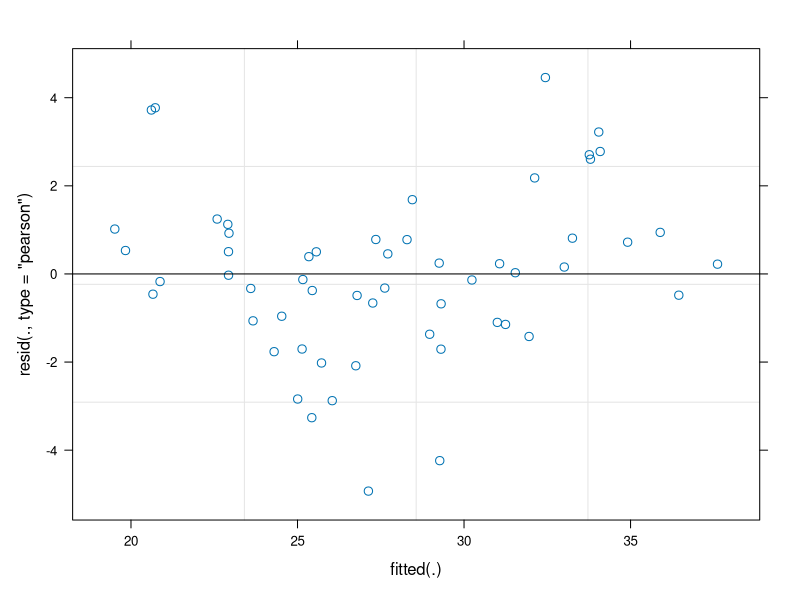
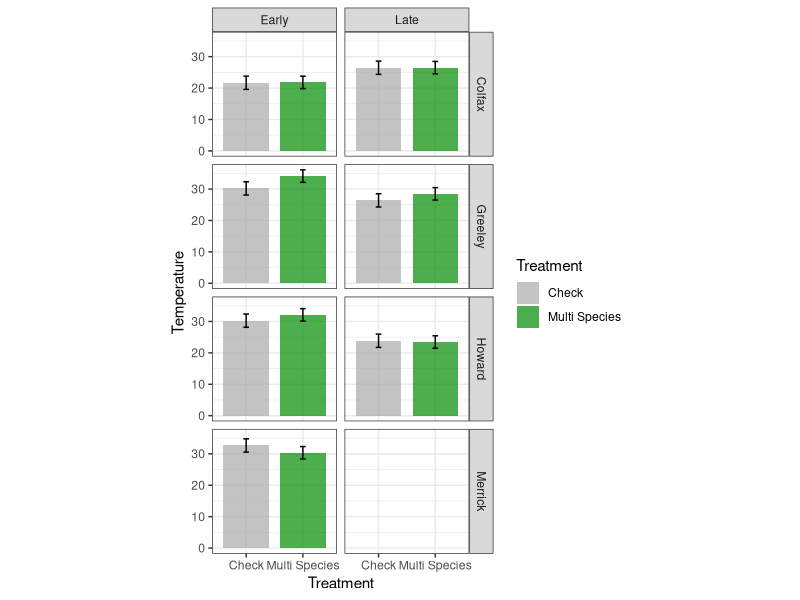
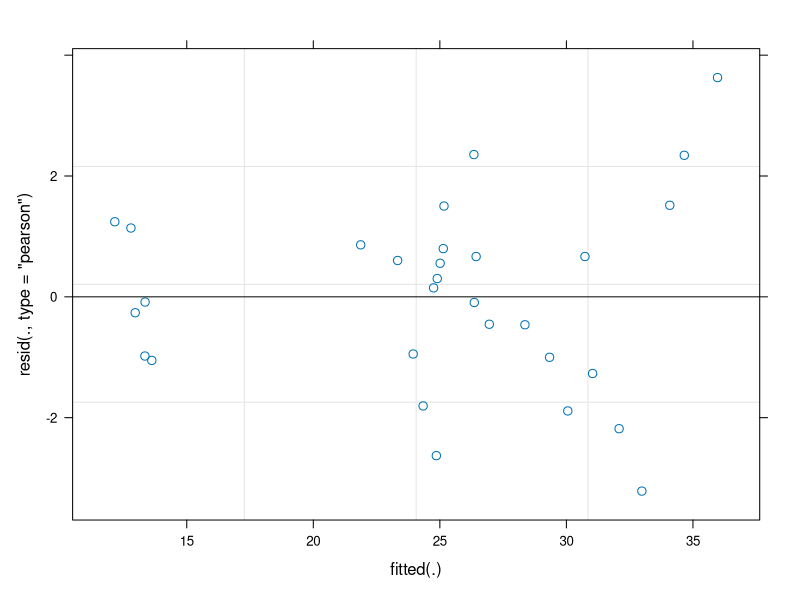
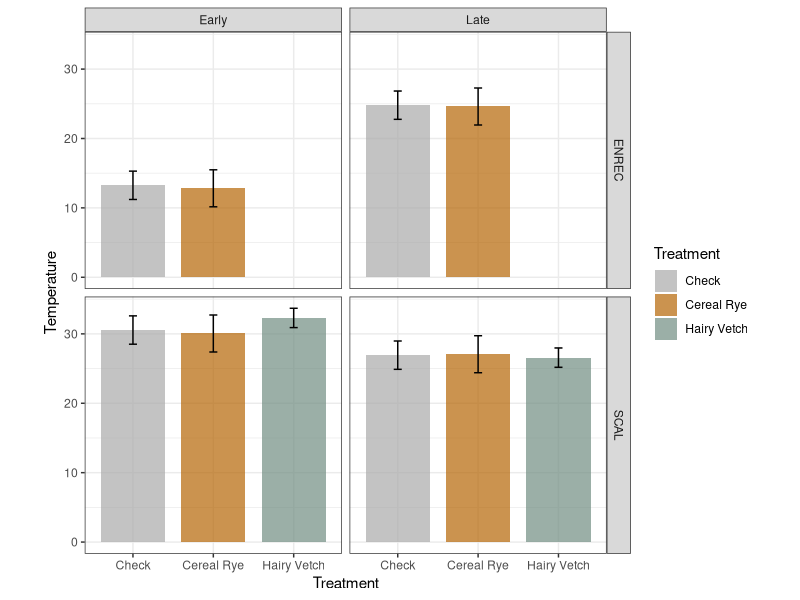
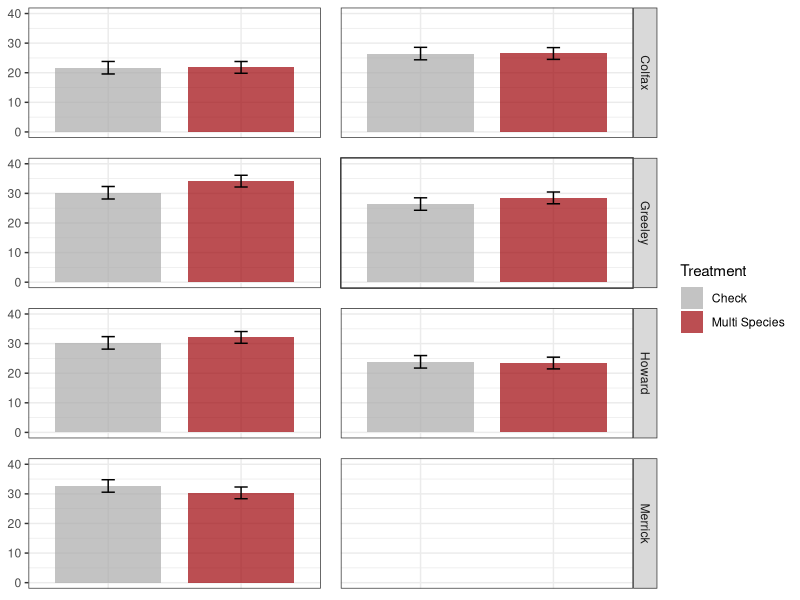
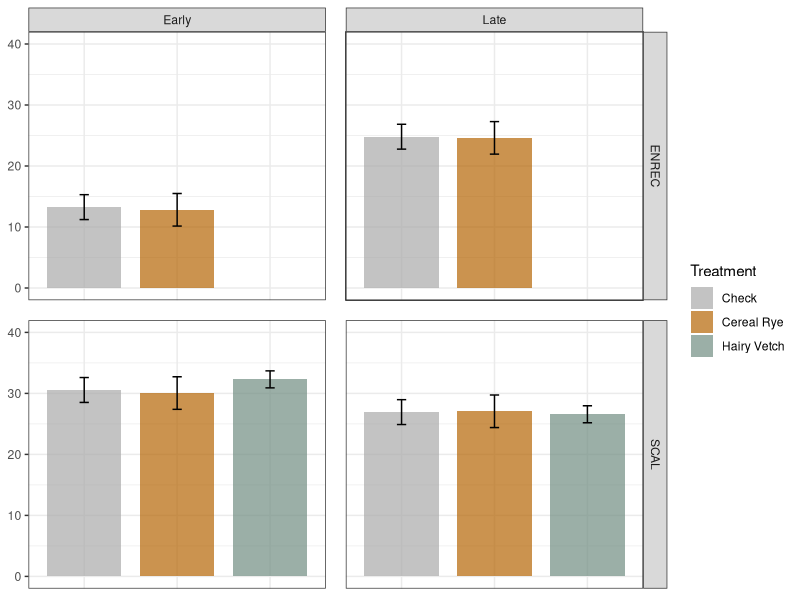
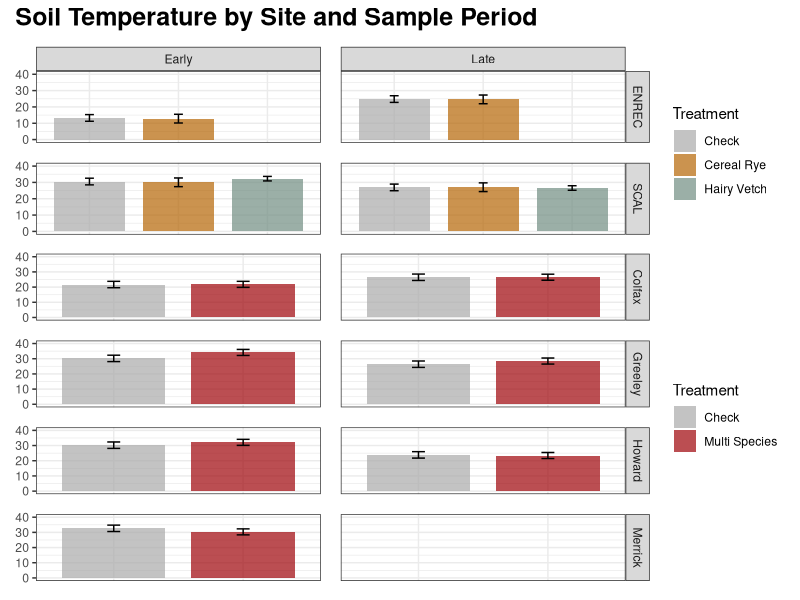

Recreate these plots in R, in order. (Note: this script raises an error after producing the figures.)
# Soil Temperature (degrees celsius)

# LOAD LIBRARIES ---------------------------------------------------------------

library(readr)     # read in and output .csv files
library(tidyverse) # data cleaning, manipulation, joining, plotting, etc. (basically a powerhouse package!)
library(here)      # makes file paths for input and output cleaner
library(lme4)      # fits our models (LMM/GLMM)
library(lmerTest)  # helps provide ANOVA table from our LMM
library(emmeans)   # helps output our treatment means from our LMM
library(patchwork)
library(gridExtra)

# IMPORT COMBINED DATA ---------------------------------------------------------
combined.data2 <- read.csv(file = here("data","FINAL_DATA", "multi_combined.csv")) %>% 
  filter(Treatment != "VetchDNI") #do not use vetch data from ENREC
summary(combined.data2)

#apply factor levels to treatments for graphs
combined.data2$Treatment <- factor(combined.data2$Treatment, levels = c("Check","Cereal Rye","Hairy Vetch","Multi Species"))

# ON FARM ----------------------------------------------------------------------

# FIT LMM FOR ON FARM 
temp.onfarm.lmer <- lmer(avgTemperature ~ Treatment*Site*Season + (1 + Treatment | Rep:Site),
                             data = combined.data2 %>% filter(FieldType == "On Farm"))



# LOOK AT LMM OUTPUT
summary(temp.onfarm.lmer)
car::Anova(temp.onfarm.lmer, type = "2")
plot(temp.onfarm.lmer)  

# GET TREATMENT MEANS OUT OF THE MODEL AND PLOT
temp.onfarm.emmeans <- emmeans(temp.onfarm.lmer, ~ Treatment | Site:Season, type = "response")
temp.onfarm.emmeans %>% as_tibble()

# PLOT ESTIMATED TREATMENT MEANS
temp_onfarm_emmeansplot <- temp.onfarm.emmeans %>% 
  as_tibble() %>%
  ggplot(aes(x = Treatment, y = emmean, fill = Treatment)) +
  geom_bar(stat = "identity", width = 0.8, alpha = 0.7) +
  geom_errorbar(aes(ymin = emmean-SE, ymax = emmean+SE), width = 0.1) +
  facet_grid(Site~Season) +
  theme_bw() +
  theme(aspect.ratio = 1) +
  scale_y_continuous("Temperature") +
  scale_fill_manual(values = c("darkgray", "green4"))
temp_onfarm_emmeansplot

# COMPARE TREATMENTS WITHIN EACH SITE
temp.onfarm.trtdiff <- pairs(temp.onfarm.emmeans, reverse = T)
temp.onfarm.trtdiff %>% as_tibble()



# RESEARCH STATION -------------------------------------------------------------

# FIT GLMM 
temp.research.glmer <- lmer(avgTemperature ~ Treatment*Site*Season + (1 + Treatment | Rep:Site),
                            data = combined.data2 %>% filter(FieldType == "Research Station"))


# LOOK AT GLMM OUTPUT
summary(temp.research.glmer)
car::Anova(temp.research.glmer, type = "2")
plot(temp.research.glmer) 

# GET TREATMENT MEANS OUT OF THE MODEL AND PLOT
temp.research.emmeans <- emmeans(temp.research.glmer, ~ Treatment | Site:Season, type = "response")
temp.research.emmeans %>% as_tibble()

# PLOT ESTIMATED TREATMENT MEANS
temp_research_emmeansplot <- temp.research.emmeans %>% 
  as_tibble() %>%
  ggplot(aes(x = Treatment, y = emmean, fill = Treatment)) +
  geom_bar(stat = "identity", width = 0.8, alpha = 0.7) +
  geom_errorbar(aes(ymin = emmean-SE, ymax = emmean+SE), width = 0.1) +
  facet_grid(Site~Season) +
  theme_bw() +
  theme(aspect.ratio = 1) +
  scale_y_continuous("Temperature") +
  scale_fill_manual(values = c("darkgray", "#B46504", "#708D81"))
temp_research_emmeansplot

# COMPARE TREATMENTS WITHIN EACH SITE
temp.research.trtdiff <- pairs(temp.research.emmeans, reverse = T)
temp.research.trtdiff %>% as_tibble()





# GGPLOTTING FIGURES (used tables for this data though) --------------------------------------------------------------

#On farm
temp_onfarm_emmeansplot <- temp.onfarm.emmeans %>% 
  as_tibble() %>%
  ggplot(aes(x = Treatment, y = emmean, fill = Treatment)) +
  geom_bar(stat = "identity", width = 0.8, alpha = 0.7) +
  geom_errorbar(aes(ymin = emmean-SE, ymax = emmean+SE), width = 0.1) +
  facet_grid(Site~Season) +
  theme_bw() +
  #theme(aspect.ratio = 1) +
  theme(axis.title.y = element_blank())+
  theme(axis.title.x = element_blank())+
  theme(axis.text.x = element_blank())+
  theme(axis.ticks.x = element_blank())+
  theme(strip.text.x = element_blank())+
  theme(panel.spacing = unit(1, "lines"))+
  scale_y_continuous(limits = c(0,40),"Temperature") +
  scale_fill_manual(values = c("darkgray", "#9d0208"))
temp_onfarm_emmeansplot

#research station
temp_research_emmeansplot <- temp.research.emmeans %>% 
  as_tibble() %>%
  ggplot(aes(x = Treatment, y = emmean, fill = Treatment)) +
  geom_bar(stat = "identity", width = 0.8, alpha = 0.7) +
  geom_errorbar(aes(ymin = emmean-SE, ymax = emmean+SE), width = 0.1) +
  facet_grid(Site~Season) +
  theme_bw() +
  #theme(aspect.ratio = 1) +
  theme(axis.title.y = element_blank())+
  theme(axis.title.x = element_blank())+
  theme(axis.text.x = element_blank())+
  theme(axis.ticks.x = element_blank())+
  theme(panel.spacing = unit(1, "lines"))+
  scale_y_continuous(limits = c(0,40),"Temperature") +
  scale_fill_manual(values = c("darkgray", "#B46504", "#708D81"))
temp_research_emmeansplot

#Put them together
temp_research_emmeansplot+temp_onfarm_emmeansplot+
  plot_layout(ncol = 1, heights = c(2,4))+
  plot_annotation(title = "Soil Temperature by Site and Sample Period", theme = theme(plot.title = element_text(size = 18, face = "bold", hjust = 0)))-> temp
temp

temperature <- patchwork::patchworkGrob(temp)
gridExtra::grid.arrange(temperature, left = textGrob(expression(paste("Soil Temperature  (°C)")), rot = 90))
